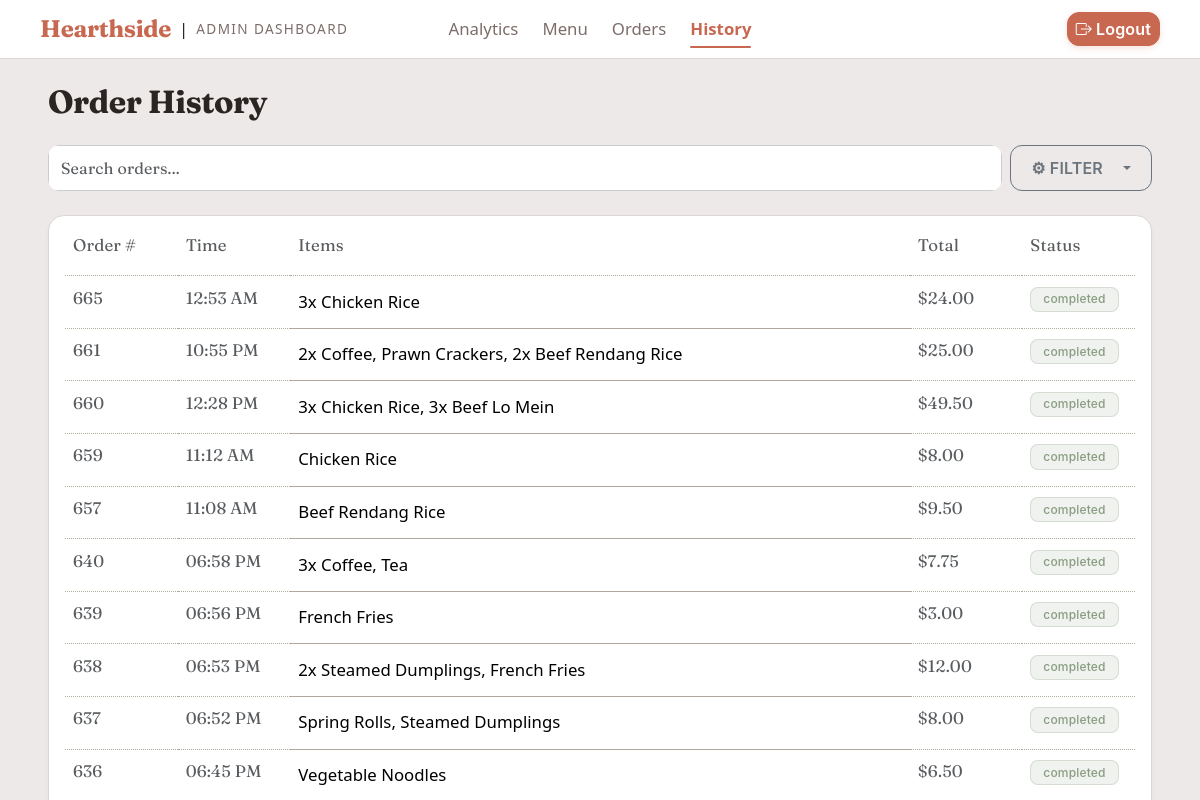
Page /admin/history (signed in) on the committed database.
### app/models.py (models this page shows, shortened)
class Order(db.Model):
    __tablename__ = "orders"
    STATUS_PENDING   = "pending"
    STATUS_CONFIRMED = "confirmed"
    STATUS_READY     = "ready"
    STATUS_COMPLETED = "completed"
    STATUS_CANCELLED = "cancelled"
    id             = db.Column(db.Integer,    primary_key=True)
    order_number   = db.Column(db.String(16), unique=True, nullable=False, index=True)
    customer_name  = db.Column(db.String(100), nullable=False)
    phone          = db.Column(db.String(20),  nullable=False)
    status         = db.Column(db.String(20),  default=STATUS_PENDING, nullable=False)
    total_price    = db.Column(db.Float,       nullable=False, default=0.0)
    created_at     = db.Column(
        db.DateTime(timezone=True),
        default=lambda: datetime.now(SG_TZ),
        nullable=False,
    )
    ready_at = db.Column(db.DateTime(timezone=True), nullable=True)
    completed_at = db.Column(db.DateTime(timezone=True), nullable=True)
    cancelled_at = db.Column(db.DateTime(timezone=True), nullable=True)
    items = db.relationship("OrderItem", back_populates="order", cascade="all, delete-orphan")

class OrderItem(db.Model):
    __tablename__ = "order_items"
    id           = db.Column(db.Integer, primary_key=True)
    order_id     = db.Column(db.Integer, db.ForeignKey("orders.id"),      nullable=False)
    menu_item_id = db.Column(db.Integer, db.ForeignKey("menu_items.id"),  nullable=False)
    quantity     = db.Column(db.Integer, nullable=False, default=1)
    item_name    = db.Column(db.String(100), nullable=False)  # snapshot name at time of order
    unit_price   = db.Column(db.Float,   nullable=False)  # snapshot price at time of order
    order     = db.relationship("Order",    back_populates="items")
    menu_item = db.relationship("MenuItem", back_populates="order_items")

### app/admin/routes.py (the view)
@admin_bp.route('/history')
def order_history():
    page = request.args.get('page', 1, type=int)
    per_page = 10  # Number of orders per page
    query = get_filtered_orders_query(request.args)
    orders = query.filter_by(status=Order.STATUS_COMPLETED) \
                        .order_by(Order.created_at.desc()) \
                        .paginate(page=page, per_page=per_page, error_out=False)
    page_range = calculate_pagination_window(
        current_page=orders.page,
        total_pages=orders.pages,
        window_size=7
    )
    statuses = request.args.getlist('status')
    date_preset = request.args.get('date_preset', '')
    min_price = request.args.get('min_price')
    max_price = request.args.get('max_price')
    active_filters_count = len(statuses) + (1 if date_preset else 0) + (1 if min_price or max_price else 0)
    if 'HX-Request' in request.headers:
        return render_template('partials/_history_content.html',
                               orders=orders,
                               page_range=page_range,
                               active_filters_count=active_filters_count)
    return render_template('admin/history.html',
                           orders=orders,
                           page_range=page_range,
                           active_filters_count=active_filters_count)

### app/admin/routes.py (called while the page is built)
@admin_bp.before_request
def require_admin_for_all_admin_routes():
    if request.endpoint == "admin.login":
        return None
    if not current_user.is_authenticated:
        if request.is_json:
            return jsonify({"success": False, "message": "Authentication required."}), 401
        return redirect(url_for("main.index"))
    if getattr(current_user, "role", None) != "admin" and not getattr(current_user, "is_admin", False):
        if request.is_json:
            return jsonify({"success": False, "message": "Admin privileges required."}), 403
        abort(403)

def calculate_pagination_window(current_page: int, total_pages: int, window_size: int = 5) -> range:
    if total_pages <= window_size:
        return range(1, total_pages + 1)
    half_window = window_size // 2
    start_page = current_page - half_window
    end_page = current_page + half_window
    if start_page < 1:
        start_page = 1
        end_page = window_size
    if end_page > total_pages:
        end_page = total_pages
        start_page = total_pages - window_size + 1
    return range(start_page, end_page + 1)

### app/templates/admin/history.html (shortened to what this page needs)
{% extends "admin_base.html" %}
{% block content %}
<div class="container dashboard-desktop-container my-4">
    <h2 class="mb-4">Order History</h2>
    <div class="actions-section d-flex gap-2 mb-3">
        <form id="filterForm" class="d-flex gap-2 w-100"
            hx-get="{{ url_for('admin.order_history') }}"
            hx-target="#historyResults"
            hx-push-url="true"
            onsubmit="bootstrap.Dropdown.getOrCreateInstance(document.getElementById('filterDropdownBtn')).hide();">
            <div class="search-bar w-100">
                <input type="text" name="q" value="{{ request.args.get('q', '') }}"
                    class="form-control border-secondary h-100 border-opacity-25 bg-white bg-opacity-70"
                    placeholder="Search orders..."
                    hx-get="{{ url_for('admin.order_history') }}"
                    hx-trigger="input changed delay:300ms"
                    hx-target="#historyResults"
                    hx-include="#filterForm"
                    hx-push-url="true">
            </div>
            {% include 'partials/_filter_dropdown.html' %}
        </form>
    </div>
    <div id="historyResults" class="table-responsive mt-4 card px-3 py-2 d-flex flex-column" style="min-height: 700px;">
        {% include 'partials/_history_content.html' %}
    </div>
{% endblock %}

### app/templates/partials/_history_content.html (shortened to what this page needs)
<table id="historyTable" class="table table-hover align-middle mb-0 w-100" style="--bs-table-bg: transparent; table-layout: fixed;">
    <colgroup>
        <col style="width: 10%;">
        <col style="width: 10%;">
        <col style="width: 55%;">
        <col style="width: 10%;">
        <col style="width: 10%;">
    </colgroup>
    <thead>
        <tr class="border-dotted">
            <th scope="col" class="label-font text-muted fw-normal pb-3 border-0">Order #</th>
            <th scope="col" class="label-font text-muted fw-normal pb-3 border-0">Time</th>
            <th scope="col" class="label-font text-muted fw-normal pb-3 border-0">Items</th>
            <th scope="col" class="label-font text-muted fw-normal pb-3 border-0">Total</th>
            <th scope="col" class="label-font text-muted fw-normal pb-3 border-0">Status</th>
        </tr>
    </thead>
    <tbody id="historyTableBody">
        {% if orders and orders.items %}
            {% for order in orders.items %}
                <tr id="order_{{ order.id }}" class="order-row border-dotted" onclick='openOrderModal("{{ order.order_number }}")'>
                    <td class="label-font text-muted fw-normal pb-3 border-0">{{ order.id }}</td>
                    <td class="label-font text-muted fw-normal pb-3 border-0">{{ order.created_at.strftime('%I:%M %p') }}</td>
                    <td class="overflow-hidden text-truncate">
                        {% for item in order.items %}
                            {% if item.quantity and item.quantity > 1 %}{{ item.quantity }}x {% endif %}{{ item.name or item.item_name }}{% if not loop.last %}, {% endif %}
                        {% endfor %}
                    </td>
                    <td class="label-font text-muted fw-normal pb-3 border-0">${{ "%.2f"|format(order.total_price) }}</td>
                    <td class="label-font text-muted fw-normal pb-3 border-0 text">
                        <span class="status-pill status-{{ order.status }}">
                            {{ order.status }}
                        </span>
                    </td>
                </tr>
            {% endfor %}
        {% else %}
            <tr>
                <td colspan="5" class="text-center py-4 text-muted">No orders found.</td>
            </tr>
        {% endif %}
    </tbody>
</table>

### app/static/scss/main.css (style rules this page uses)
:root { --bs-primary: hsl(12, 52%, 55%); --bs-primary-rgb: 181, 93, 68; --bs-body-bg: hsl(12, 12%, 92%); --bs-body-color: hsl(12, 10%, 15%); --chart-primary: hsl(12, 52%, 55%); --chart-grid: hsl(12, 10%, 85%); --chart-text: hsl(12, 8%, 45%); }
body { padding-top: 0; padding-bottom: 0; }
.container { width: 100%; max-width: 1280px; margin-left: auto; margin-right: auto; padding-left: 24px; padding-right: 24px; }
body, .body-font { font-family: "Plus Jakarta Sans", system-ui, -apple-system, sans-serif; font-size: 1.05rem; line-height: 1.6; color: hsl(12, 10%, 15%); font-optical-sizing: auto; -webkit-font-smoothing: antialiased; -moz-osx-font-smoothing: grayscale; }
h1, h2, h3, h4, h5, h6, .h1, .h2, .h3, .h4, .h5, .h6, .headline-font { font-family: "Fraunces", serif; font-weight: 700; line-height: 1.2; color: hsl(12, 10%, 15%); letter-spacing: -0.015em; font-optical-sizing: auto; }
label, .label-font, .badge, .form-control, .form-select, .form-text, .btn { font-family: "Fraunces", serif; letter-spacing: 0.01em; }
.card, .order-card, .chit-card, .card-dish { background-color: hsl(0, 0%, 100%); border: 1px solid hsl(12, 10%, 85%); border-radius: 1rem; box-shadow: 0 4px 6px -1px rgba(44, 43, 41, 0.06), 0 2px 4px -2px rgba(44, 43, 41, 0.04); overflow: hidden; transition: border-color 0.15s ease, box-shadow 0.15s ease; }
.status-pill { font-family: "Inter", system-ui, -apple-system, sans-serif; font-size: 0.75rem; font-weight: 500; padding: 0.35rem 0.75rem; border-radius: 0.5rem; display: inline-flex; align-items: center; gap: 0.35rem; line-height: 1; }
.status-pill.status-completed { background-color: hsl(102, 12%, 94%); color: hsl(102, 12%, 56%); border: 1px solid rgba(137.4144, 156.264, 129.336, 0.25); }
.border-dotted { border-bottom: 1px dotted #b0a89c !important; }
.search-bar { position: relative; border-radius: 0.75rem; overflow: hidden; }
#historyTableBody { transition: opacity 200ms ease-out; }

### rows in the picture
Order: id "665", created_at "12:53 AM", total_price "24.00", status "completed"
OrderItem: quantity "3", item_name "Chicken Rice"
Order: id "661", created_at "10:55 PM", total_price "25.00", status "completed"
OrderItem: quantity "2", item_name "Coffee"
OrderItem: item_name "Prawn Crackers"
OrderItem: quantity "2", item_name "Beef Rendang Rice"
Order: id "660", created_at "12:28 PM", total_price "49.50", status "completed"
OrderItem: quantity "3", item_name "Chicken Rice"
OrderItem: quantity "3", item_name "Beef Lo Mein"
Order: id "659", created_at "11:12 AM", total_price "8.00", status "completed"
OrderItem: item_name "Chicken Rice"
Order: id "657", created_at "11:08 AM", total_price "9.50", status "completed"
OrderItem: item_name "Beef Rendang Rice"
Order: id "640", created_at "06:58 PM", total_price "7.75", status "completed"
OrderItem: quantity "3", item_name "Coffee"
OrderItem: item_name "Tea"
Order: id "639", created_at "06:56 PM", total_price "3.00", status "completed"
OrderItem: item_name "French Fries"
Order: id "638", created_at "06:53 PM", total_price "12.00", status "completed"
OrderItem: quantity "2", item_name "Steamed Dumplings"
OrderItem: item_name "French Fries"
Order: id "637", created_at "06:52 PM", total_price "8.00", status "completed"
OrderItem: item_name "Spring Rolls"
OrderItem: item_name "Steamed Dumplings"
Order: id "636", created_at "06:45 PM", total_price "6.50", status "completed"
OrderItem: item_name "Vegetable Noodles"
